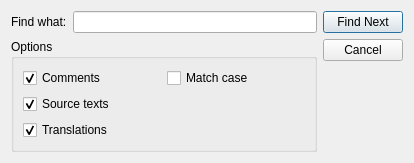
<ui version="4.0" >
 <author></author>
 <comment>*********************************************************************
**
** Copyright (C) 1992-2008 Trolltech ASA. All rights reserved.
**
** This file is part of the Qt Linguist of the Qt Toolkit.
**
** This file may be used under the terms of the GNU General Public
** License versions 2.0 or 3.0 as published by the Free Software
** Foundation and appearing in the files LICENSE.GPL2 and LICENSE.GPL3
** included in the packaging of this file.  Alternatively you may (at
** your option) use any later version of the GNU General Public
** License if such license has been publicly approved by Trolltech ASA
** (or its successors, if any) and the KDE Free Qt Foundation. In
** addition, as a special exception, Trolltech gives you certain
** additional rights. These rights are described in the Trolltech GPL
** Exception version 1.2, which can be found at
** http://www.trolltech.com/products/qt/gplexception/ and in the file
** GPL_EXCEPTION.txt in this package.
**
** Please review the following information to ensure GNU General
** Public Licensing requirements will be met:
** http://trolltech.com/products/qt/licenses/licensing/opensource/. If
** you are unsure which license is appropriate for your use, please
** review the following information:
** http://trolltech.com/products/qt/licenses/licensing/licensingoverview
** or contact the sales department at sales@trolltech.com.
**
** In addition, as a special exception, Trolltech, as the sole
** copyright holder for Qt Designer, grants users of the Qt/Eclipse
** Integration plug-in the right for the Qt/Eclipse Integration to
** link to functionality provided by Qt Designer and its related
** libraries.
**
** This file is provided "AS IS" with NO WARRANTY OF ANY KIND,
** INCLUDING THE WARRANTIES OF DESIGN, MERCHANTABILITY AND FITNESS FOR
** A PARTICULAR PURPOSE. Trolltech reserves all rights not expressly
** granted herein.
**
** This file is provided AS IS with NO WARRANTY OF ANY KIND, INCLUDING THE
** WARRANTY OF DESIGN, MERCHANTABILITY AND FITNESS FOR A PARTICULAR PURPOSE.
**
*********************************************************************</comment>
 <exportmacro></exportmacro>
 <class>FindDialog</class>
 <widget class="QDialog" name="FindDialog" >
  <property name="geometry" >
   <rect>
    <x>0</x>
    <y>0</y>
    <width>414</width>
    <height>139</height>
   </rect>
  </property>
  <property name="sizePolicy" >
   <sizepolicy>
    <hsizetype>5</hsizetype>
    <vsizetype>4</vsizetype>
    <horstretch>0</horstretch>
    <verstretch>0</verstretch>
   </sizepolicy>
  </property>
  <property name="windowTitle" >
   <string>Qt Linguist</string>
  </property>
  <property name="whatsThis" >
   <string>This window allows you to search for some text in the translation source file.</string>
  </property>
  <layout class="QHBoxLayout" >
   <property name="margin" >
    <number>11</number>
   </property>
   <property name="spacing" >
    <number>6</number>
   </property>
   <item>
    <layout class="QVBoxLayout" >
     <property name="margin" >
      <number>0</number>
     </property>
     <property name="spacing" >
      <number>6</number>
     </property>
     <item>
      <layout class="QHBoxLayout" >
       <property name="margin" >
        <number>0</number>
       </property>
       <property name="spacing" >
        <number>6</number>
       </property>
       <item>
        <widget class="QLabel" name="findWhat" >
         <property name="text" >
          <string>Find what:</string>
         </property>
         <property name="buddy" >
          <cstring>led</cstring>
         </property>
        </widget>
       </item>
       <item>
        <widget class="QLineEdit" name="led" >
         <property name="whatsThis" >
          <string>Type in the text to search for.</string>
         </property>
        </widget>
       </item>
      </layout>
     </item>
     <item>
      <widget class="QGroupBox" name="groupBox" >
       <property name="title" >
        <string>Options</string>
       </property>
       <layout class="QGridLayout" >
        <property name="margin" >
         <number>9</number>
        </property>
        <property name="spacing" >
         <number>6</number>
        </property>
        <item row="1" column="0" >
         <widget class="QCheckBox" name="sourceText" >
          <property name="whatsThis" >
           <string>Source texts are searched when checked.</string>
          </property>
          <property name="text" >
           <string>Source texts</string>
          </property>
          <property name="checked" >
           <bool>true</bool>
          </property>
         </widget>
        </item>
        <item row="2" column="0" >
         <widget class="QCheckBox" name="translations" >
          <property name="whatsThis" >
           <string>Translations are searched when checked.</string>
          </property>
          <property name="text" >
           <string>Translations</string>
          </property>
          <property name="checked" >
           <bool>true</bool>
          </property>
         </widget>
        </item>
        <item row="0" column="1" >
         <widget class="QCheckBox" name="matchCase" >
          <property name="whatsThis" >
           <string>Texts such as 'TeX' and 'tex' are considered as different when checked.</string>
          </property>
          <property name="text" >
           <string>Match case</string>
          </property>
         </widget>
        </item>
        <item row="0" column="0" >
         <widget class="QCheckBox" name="comments" >
          <property name="whatsThis" >
           <string>Comments and contexts are searched when checked.</string>
          </property>
          <property name="text" >
           <string>Comments</string>
          </property>
          <property name="checked" >
           <bool>true</bool>
          </property>
         </widget>
        </item>
       </layout>
      </widget>
     </item>
    </layout>
   </item>
   <item>
    <layout class="QVBoxLayout" >
     <property name="margin" >
      <number>0</number>
     </property>
     <property name="spacing" >
      <number>6</number>
     </property>
     <item>
      <widget class="QPushButton" name="findNxt" >
       <property name="whatsThis" >
        <string>Click here to find the next occurrence of the text you typed in.</string>
       </property>
       <property name="text" >
        <string>Find Next</string>
       </property>
       <property name="default" >
        <bool>true</bool>
       </property>
       <property name="flat" >
        <bool>false</bool>
       </property>
      </widget>
     </item>
     <item>
      <widget class="QPushButton" name="cancel" >
       <property name="whatsThis" >
        <string>Click here to close this window.</string>
       </property>
       <property name="text" >
        <string>Cancel</string>
       </property>
      </widget>
     </item>
     <item>
      <spacer>
       <property name="orientation" >
        <enum>Qt::Vertical</enum>
       </property>
       <property name="sizeType" >
        <enum>QSizePolicy::Expanding</enum>
       </property>
       <property name="sizeHint" >
        <size>
         <width>20</width>
         <height>51</height>
        </size>
       </property>
      </spacer>
     </item>
    </layout>
   </item>
  </layout>
 </widget>
 <layoutdefault spacing="6" margin="11" />
 <pixmapfunction></pixmapfunction>
 <tabstops>
  <tabstop>led</tabstop>
  <tabstop>findNxt</tabstop>
  <tabstop>cancel</tabstop>
  <tabstop>comments</tabstop>
  <tabstop>sourceText</tabstop>
  <tabstop>translations</tabstop>
  <tabstop>matchCase</tabstop>
 </tabstops>
 <resources/>
 <connections>
  <connection>
   <sender>cancel</sender>
   <signal>clicked()</signal>
   <receiver>FindDialog</receiver>
   <slot>reject()</slot>
   <hints>
    <hint type="sourcelabel" >
     <x>372</x>
     <y>58</y>
    </hint>
    <hint type="destinationlabel" >
     <x>373</x>
     <y>109</y>
    </hint>
   </hints>
  </connection>
 </connections>
</ui>
